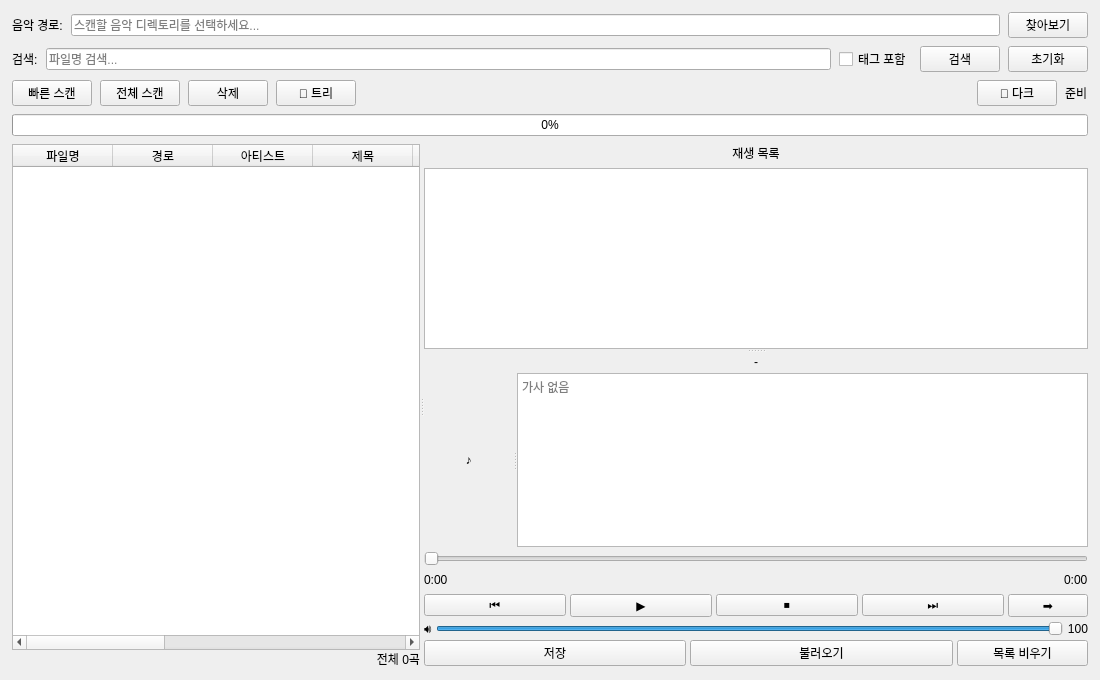
<?xml version="1.0" encoding="UTF-8"?>
<ui version="4.0">
 <class>MainWindow</class>
 <widget class="QMainWindow" name="MainWindow">
  <property name="geometry">
   <rect>
    <x>0</x>
    <y>0</y>
    <width>1100</width>
    <height>680</height>
   </rect>
  </property>
  <property name="windowTitle">
   <string>MP3 Archive Manager</string>
  </property>
  <widget class="QWidget" name="centralwidget">
   <layout class="QVBoxLayout" name="verticalLayout">
    <property name="spacing">
     <number>8</number>
    </property>
    <property name="leftMargin">
     <number>12</number>
    </property>
    <property name="topMargin">
     <number>12</number>
    </property>
    <property name="rightMargin">
     <number>12</number>
    </property>
    <property name="bottomMargin">
     <number>12</number>
    </property>
    <!-- Path configuration row -->
    <item>
     <layout class="QHBoxLayout" name="pathLayout">
      <item>
       <widget class="QLabel" name="label_path">
        <property name="text">
         <string>음악 경로:</string>
        </property>
        <property name="minimumWidth">
         <number>70</number>
        </property>
        <property name="maximumWidth">
         <number>70</number>
        </property>
       </widget>
      </item>
      <item>
       <widget class="QLineEdit" name="path_edit">
        <property name="toolTip">
         <string>스캔할 음악 디렉토리 경로</string>
        </property>
        <property name="placeholderText">
         <string>스캔할 음악 디렉토리를 선택하세요...</string>
        </property>
        <property name="readOnly">
         <bool>true</bool>
        </property>
       </widget>
      </item>
      <item>
       <widget class="QPushButton" name="btn_browse">
        <property name="toolTip">
         <string>음악 파일이 있는 폴더를 선택합니다</string>
        </property>
        <property name="text">
         <string>찾아보기</string>
        </property>
        <property name="minimumWidth">
         <number>90</number>
        </property>
        <property name="maximumWidth">
         <number>90</number>
        </property>
       </widget>
      </item>
     </layout>
    </item>
    <!-- Search row -->
    <item>
     <layout class="QHBoxLayout" name="searchLayout">
      <item>
       <widget class="QLabel" name="label_search">
        <property name="text">
         <string>검색:</string>
        </property>
        <property name="minimumWidth">
         <number>40</number>
        </property>
        <property name="maximumWidth">
         <number>40</number>
        </property>
       </widget>
      </item>
      <item>
       <widget class="QLineEdit" name="search_edit">
        <property name="toolTip">
         <string>검색어를 입력하면 실시간으로 목록이 필터링됩니다&#10;Enter 키로도 검색할 수 있습니다</string>
        </property>
        <property name="placeholderText">
         <string>파일명 검색...</string>
        </property>
       </widget>
      </item>
      <item>
       <widget class="QCheckBox" name="chk_search_tags">
        <property name="toolTip">
         <string>체크하면 제목·아티스트·앨범·장르·년도·코멘트 등 태그 전체에서 검색합니다&#10;기본값: 파일명만 검색</string>
        </property>
        <property name="text">
         <string>태그 포함</string>
        </property>
       </widget>
      </item>
      <item>
       <widget class="QPushButton" name="btn_search">
        <property name="toolTip">
         <string>입력한 검색어로 목록을 필터링합니다</string>
        </property>
        <property name="text">
         <string>검색</string>
        </property>
        <property name="minimumWidth">
         <number>70</number>
        </property>
        <property name="maximumWidth">
         <number>70</number>
        </property>
       </widget>
      </item>
      <item>
       <widget class="QPushButton" name="btn_search_clear">
        <property name="toolTip">
         <string>검색어를 지우고 전체 목록을 다시 표시합니다</string>
        </property>
        <property name="text">
         <string>초기화</string>
        </property>
        <property name="minimumWidth">
         <number>70</number>
        </property>
        <property name="maximumWidth">
         <number>70</number>
        </property>
       </widget>
      </item>
     </layout>
    </item>
    <!-- Toolbar row -->
    <item>
     <layout class="QHBoxLayout" name="toolbarLayout">
      <item>
       <widget class="QPushButton" name="btn_scan">
        <property name="toolTip">
         <string>변경된 파일만 빠르게 스캔합니다&#10;이미 등록된 파일은 건너뜁니다</string>
        </property>
        <property name="text">
         <string>빠른 스캔</string>
        </property>
        <property name="minimumWidth">
         <number>110</number>
        </property>
        <property name="maximumWidth">
         <number>110</number>
        </property>
       </widget>
      </item>
      <item>
       <widget class="QPushButton" name="btn_force_scan">
        <property name="toolTip">
         <string>모든 파일을 처음부터 다시 스캔합니다&#10;태그 변경 사항을 강제로 반영할 때 사용합니다</string>
        </property>
        <property name="text">
         <string>전체 스캔</string>
        </property>
        <property name="minimumWidth">
         <number>110</number>
        </property>
        <property name="maximumWidth">
         <number>110</number>
        </property>
       </widget>
      </item>
      <item>
       <widget class="QPushButton" name="btn_delete">
        <property name="toolTip">
         <string>선택한 항목을 데이터베이스에서 삭제합니다&#10;실제 파일은 삭제되지 않습니다</string>
        </property>
        <property name="text">
         <string>삭제</string>
        </property>
        <property name="minimumWidth">
         <number>100</number>
        </property>
        <property name="maximumWidth">
         <number>100</number>
        </property>
       </widget>
      </item>
      <item>
       <widget class="QPushButton" name="btn_view_toggle">
        <property name="text">
         <string>🌲 트리</string>
        </property>
        <property name="toolTip">
         <string>테이블 보기와 경로 트리 보기를 전환합니다</string>
        </property>
        <property name="minimumWidth">
         <number>80</number>
        </property>
        <property name="maximumWidth">
         <number>80</number>
        </property>
       </widget>
      </item>
      <item>
       <spacer name="toolbarSpacer">
        <property name="orientation">
         <enum>Qt::Horizontal</enum>
        </property>
        <property name="sizeHint" stdset="0">
         <size>
          <width>40</width>
          <height>20</height>
         </size>
        </property>
       </spacer>
      </item>
      <item>
       <widget class="QPushButton" name="btn_theme">
        <property name="text">
         <string>🌙 다크</string>
        </property>
        <property name="toolTip">
         <string>테마 전환: 시스템 → 라이트 → 다크</string>
        </property>
        <property name="minimumWidth">
         <number>90</number>
        </property>
        <property name="maximumWidth">
         <number>90</number>
        </property>
       </widget>
      </item>
      <item>
       <widget class="QLabel" name="status_label">
        <property name="text">
         <string>준비</string>
        </property>
       </widget>
      </item>
     </layout>
    </item>
    <!-- Progress bar -->
    <item>
     <widget class="QProgressBar" name="progress_bar">
      <property name="value">
       <number>0</number>
      </property>
      <property name="visible">
       <bool>false</bool>
      </property>
     </widget>
    </item>
    <!-- Splitter: MP3 table (left) + Playlist panel (right) -->
    <item>
     <widget class="QSplitter" name="main_splitter">
      <property name="orientation">
       <enum>Qt::Horizontal</enum>
      </property>
      <!-- View stack: table (page 0) and path tree (page 1) -->
      <widget class="QStackedWidget" name="view_stack">
       <property name="currentIndex">
        <number>0</number>
       </property>
       <!-- Page 0: MP3 table -->
       <widget class="QWidget" name="page_table">
        <layout class="QVBoxLayout" name="pageTableLayout">
         <property name="spacing"><number>0</number></property>
         <property name="leftMargin"><number>0</number></property>
         <property name="topMargin"><number>0</number></property>
         <property name="rightMargin"><number>0</number></property>
         <property name="bottomMargin"><number>0</number></property>
         <item>
          <widget class="QTableWidget" name="table">
           <property name="toolTip">
            <string>헤더를 오른쪽 클릭하면 표시할 컬럼을 선택할 수 있습니다</string>
           </property>
           <property name="selectionMode">
            <enum>QAbstractItemView::ExtendedSelection</enum>
           </property>
           <property name="selectionBehavior">
            <enum>QAbstractItemView::SelectRows</enum>
           </property>
           <property name="editTriggers">
            <set>QAbstractItemView::NoEditTriggers</set>
           </property>
           <column>
            <property name="text"><string>파일명</string></property>
           </column>
           <column>
            <property name="text"><string>경로</string></property>
           </column>
           <column>
            <property name="text"><string>아티스트</string></property>
           </column>
           <column>
            <property name="text"><string>제목</string></property>
           </column>
           <column>
            <property name="text"><string>앨범</string></property>
           </column>
           <column>
            <property name="text"><string>장르</string></property>
           </column>
           <column>
            <property name="text"><string>년도</string></property>
           </column>
           <column>
            <property name="text"><string>길이</string></property>
           </column>
           <column>
            <property name="text"><string>크기(bytes)</string></property>
           </column>
           <column>
            <property name="text"><string>생성일시</string></property>
           </column>
           <column>
            <property name="text"><string>수정일시</string></property>
           </column>
          </widget>
         </item>
         <item>
          <widget class="QLabel" name="count_label">
           <property name="text">
            <string>전체 0곡</string>
           </property>
           <property name="alignment">
            <set>Qt::AlignRight|Qt::AlignVCenter</set>
           </property>
          </widget>
         </item>
        </layout>
       </widget>
       <!-- Page 1: Path tree -->
       <widget class="QWidget" name="page_tree">
        <layout class="QVBoxLayout" name="pageTreeLayout">
         <property name="spacing"><number>0</number></property>
         <property name="leftMargin"><number>0</number></property>
         <property name="topMargin"><number>0</number></property>
         <property name="rightMargin"><number>0</number></property>
         <property name="bottomMargin"><number>0</number></property>
         <item>
          <widget class="QTreeWidget" name="tree_widget">
           <property name="toolTip">
            <string>파일을 더블클릭하면 재생목록에 추가됩니다&#10;드래그해서 재생목록에 넣을 수 있습니다</string>
           </property>
           <property name="selectionMode">
            <enum>QAbstractItemView::ExtendedSelection</enum>
           </property>
           <property name="editTriggers">
            <set>QAbstractItemView::NoEditTriggers</set>
           </property>
           <column>
            <property name="text"><string>파일명 / 경로</string></property>
           </column>
          </widget>
         </item>
        </layout>
       </widget>
      </widget>
      <!-- Playlist panel -->
      <widget class="QWidget" name="playlist_panel">
       <property name="minimumWidth">
        <number>200</number>
       </property>
       <layout class="QVBoxLayout" name="playlistLayout">
        <property name="spacing">
         <number>6</number>
        </property>
        <property name="leftMargin">
         <number>0</number>
        </property>
        <property name="topMargin">
         <number>0</number>
        </property>
        <property name="rightMargin">
         <number>0</number>
        </property>
        <property name="bottomMargin">
         <number>0</number>
        </property>
        <item>
         <widget class="QLabel" name="label_playlist">
          <property name="text">
           <string>재생 목록</string>
          </property>
          <property name="alignment">
           <set>Qt::AlignCenter</set>
          </property>
         </widget>
        </item>
        <item>
         <!-- Splitter: playlist (top, resizable) | player area (bottom, fixed controls) -->
         <widget class="QSplitter" name="art_splitter">
          <property name="orientation">
           <enum>Qt::Vertical</enum>
          </property>
          <property name="childrenCollapsible">
           <bool>false</bool>
          </property>
          <!-- Top pane: playlist list -->
          <widget class="QListWidget" name="playlist_widget">
           <property name="toolTip">
            <string>MP3 목록에서 파일을 드래그해서 재생 목록에 추가하세요&#10;더블클릭하면 재생합니다</string>
           </property>
           <property name="dragDropMode">
            <enum>QAbstractItemView::DropOnly</enum>
           </property>
           <property name="selectionMode">
            <enum>QAbstractItemView::ExtendedSelection</enum>
           </property>
          </widget>
          <!-- Bottom pane: title + album art (expands) + fixed controls -->
          <widget class="QWidget" name="player_area">
           <layout class="QVBoxLayout" name="playerAreaLayout">
            <property name="spacing"><number>4</number></property>
            <property name="leftMargin"><number>0</number></property>
            <property name="topMargin"><number>2</number></property>
            <property name="rightMargin"><number>0</number></property>
            <property name="bottomMargin"><number>2</number></property>
            <item>
             <widget class="QLabel" name="player_title_label">
              <property name="text"><string>-</string></property>
              <property name="alignment"><set>Qt::AlignCenter</set></property>
              <property name="wordWrap"><bool>true</bool></property>
             </widget>
            </item>
            <item>
             <!-- Horizontal splitter: album art (left) | lyrics (right) -->
             <widget class="QSplitter" name="art_lyrics_splitter">
              <property name="orientation"><enum>Qt::Horizontal</enum></property>
              <property name="childrenCollapsible"><bool>false</bool></property>
              <property name="sizePolicy">
               <sizepolicy hsizetype="Preferred" vsizetype="Expanding">
                <horstretch>0</horstretch>
                <verstretch>1</verstretch>
               </sizepolicy>
              </property>
              <widget class="QLabel" name="album_art_label">
               <property name="toolTip">
                <string>현재 재생 중인 곡의 앨범 아트 (스플리터 핸들로 크기 조절)</string>
               </property>
               <property name="text"><string>♪</string></property>
               <property name="alignment"><set>Qt::AlignCenter</set></property>
               <property name="minimumSize">
                <size><width>40</width><height>40</height></size>
               </property>
               <property name="sizePolicy">
                <sizepolicy hsizetype="Expanding" vsizetype="Preferred">
                 <horstretch>1</horstretch>
                 <verstretch>0</verstretch>
                </sizepolicy>
               </property>
               <property name="scaledContents"><bool>false</bool></property>
              </widget>
              <widget class="QTextEdit" name="lyrics_text">
               <property name="toolTip"><string>현재 재생 중인 곡의 가사</string></property>
               <property name="readOnly"><bool>true</bool></property>
               <property name="placeholderText"><string>가사 없음</string></property>
               <property name="minimumSize">
                <size><width>40</width><height>40</height></size>
               </property>
               <property name="sizePolicy">
                <sizepolicy hsizetype="Expanding" vsizetype="Preferred">
                 <horstretch>1</horstretch>
                 <verstretch>0</verstretch>
                </sizepolicy>
               </property>
              </widget>
             </widget>
            </item>
            <!-- Fixed-height player controls below album art -->
            <item>
             <widget class="QSlider" name="seek_slider">
              <property name="orientation"><enum>Qt::Horizontal</enum></property>
              <property name="minimum"><number>0</number></property>
              <property name="maximum"><number>1000</number></property>
              <property name="value"><number>0</number></property>
             </widget>
            </item>
            <item>
             <layout class="QHBoxLayout" name="timeLayout">
              <item>
               <widget class="QLabel" name="time_current_label">
                <property name="text"><string>0:00</string></property>
               </widget>
              </item>
              <item>
               <spacer name="timeSpacer">
                <property name="orientation"><enum>Qt::Horizontal</enum></property>
                <property name="sizeHint" stdset="0">
                 <size><width>40</width><height>20</height></size>
                </property>
               </spacer>
              </item>
              <item>
               <widget class="QLabel" name="time_total_label">
                <property name="text"><string>0:00</string></property>
               </widget>
              </item>
             </layout>
            </item>
            <item>
             <layout class="QHBoxLayout" name="playerButtonLayout">
              <item>
               <widget class="QPushButton" name="btn_prev">
                <property name="sizePolicy">
                 <sizepolicy hsizetype="Expanding" vsizetype="Fixed">
                  <horstretch>4</horstretch><verstretch>0</verstretch>
                 </sizepolicy>
                </property>
                <property name="text"><string>⏮</string></property>
                <property name="toolTip"><string>이전 곡</string></property>
               </widget>
              </item>
              <item>
               <widget class="QPushButton" name="btn_play_pause">
                <property name="sizePolicy">
                 <sizepolicy hsizetype="Expanding" vsizetype="Fixed">
                  <horstretch>4</horstretch><verstretch>0</verstretch>
                 </sizepolicy>
                </property>
                <property name="text"><string>▶</string></property>
                <property name="toolTip"><string>재생 / 일시정지</string></property>
               </widget>
              </item>
              <item>
               <widget class="QPushButton" name="btn_stop">
                <property name="sizePolicy">
                 <sizepolicy hsizetype="Expanding" vsizetype="Fixed">
                  <horstretch>4</horstretch><verstretch>0</verstretch>
                 </sizepolicy>
                </property>
                <property name="text"><string>⏹</string></property>
                <property name="toolTip"><string>정지</string></property>
               </widget>
              </item>
              <item>
               <widget class="QPushButton" name="btn_next">
                <property name="sizePolicy">
                 <sizepolicy hsizetype="Expanding" vsizetype="Fixed">
                  <horstretch>4</horstretch><verstretch>0</verstretch>
                 </sizepolicy>
                </property>
                <property name="text"><string>⏭</string></property>
                <property name="toolTip"><string>다음 곡</string></property>
               </widget>
              </item>
              <item>
               <widget class="QPushButton" name="btn_play_mode">
                <property name="sizePolicy">
                 <sizepolicy hsizetype="Expanding" vsizetype="Fixed">
                  <horstretch>2</horstretch><verstretch>0</verstretch>
                 </sizepolicy>
                </property>
                <property name="text"><string>➡</string></property>
                <property name="toolTip">
                 <string>재생 모드 전환: 전체재생 → 한곡반복 → 전체반복 → 랜덤</string>
                </property>
               </widget>
              </item>
             </layout>
            </item>
            <item>
             <layout class="QHBoxLayout" name="volumeLayout">
              <item>
               <widget class="QLabel" name="label_volume">
                <property name="text"><string>🔊</string></property>
                <property name="toolTip"><string>볼륨</string></property>
               </widget>
              </item>
              <item>
               <widget class="QSlider" name="volume_slider">
                <property name="toolTip"><string>볼륨 조절 (0 ~ 100)</string></property>
                <property name="orientation"><enum>Qt::Horizontal</enum></property>
                <property name="minimum"><number>0</number></property>
                <property name="maximum"><number>100</number></property>
                <property name="value"><number>100</number></property>
               </widget>
              </item>
              <item>
               <widget class="QLabel" name="volume_label">
                <property name="text"><string>100</string></property>
                <property name="minimumWidth"><number>28</number></property>
                <property name="alignment">
                 <set>Qt::AlignRight|Qt::AlignVCenter</set>
                </property>
               </widget>
              </item>
             </layout>
            </item>
            <item>
             <layout class="QHBoxLayout" name="playlistFileLayout">
              <item>
               <widget class="QPushButton" name="btn_playlist_save">
                <property name="sizePolicy">
                 <sizepolicy hsizetype="Expanding" vsizetype="Fixed">
                  <horstretch>4</horstretch>
                  <verstretch>0</verstretch>
                 </sizepolicy>
                </property>
                <property name="text"><string>저장</string></property>
                <property name="toolTip">
                 <string>현재 재생 목록을 .list 파일로 저장합니다</string>
                </property>
               </widget>
              </item>
              <item>
               <widget class="QPushButton" name="btn_playlist_load">
                <property name="sizePolicy">
                 <sizepolicy hsizetype="Expanding" vsizetype="Fixed">
                  <horstretch>4</horstretch>
                  <verstretch>0</verstretch>
                 </sizepolicy>
                </property>
                <property name="text"><string>불러오기</string></property>
                <property name="toolTip">
                 <string>.list 파일에서 재생 목록을 불러옵니다</string>
                </property>
               </widget>
              </item>
              <item>
               <widget class="QPushButton" name="btn_playlist_clear">
                <property name="sizePolicy">
                 <sizepolicy hsizetype="Expanding" vsizetype="Fixed">
                  <horstretch>2</horstretch>
                  <verstretch>0</verstretch>
                 </sizepolicy>
                </property>
                <property name="text"><string>목록 비우기</string></property>
                <property name="toolTip"><string>재생 목록을 모두 지웁니다</string></property>
               </widget>
              </item>
             </layout>
            </item>
           </layout>
          </widget>
         </widget>
        </item>
       </layout>
      </widget>
     </widget>
    </item>
   </layout>
  </widget>
 </widget>
 <resources/>
 <connections/>
</ui>
